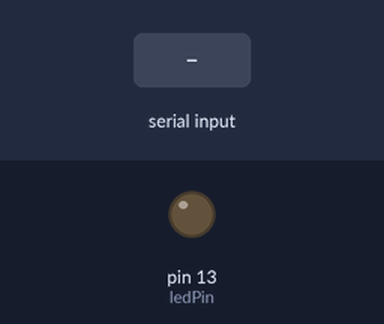
Bench run of a sketch on a simulated Arduino Uno, built with avr-gcc and run on an emulated ATmega328P. Shown: output pins drawn as LEDs (lit = HIGH). The inputs (shaded band) are chosen by the test bench.

Above: at 1.2 s.
1.3 s: "1" received over Serial
At 1.8 s:
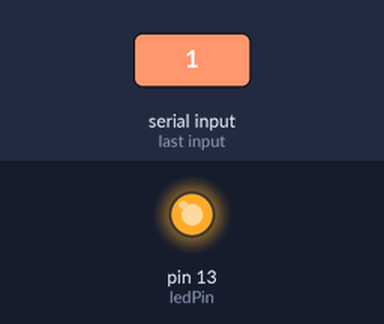
2.8 s: "0" received over Serial
At 4.2 s:
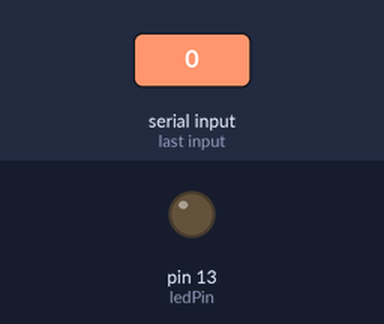
Timing chart, 0 to 5.8 s (numbered marks = the images above; inputs shaded):
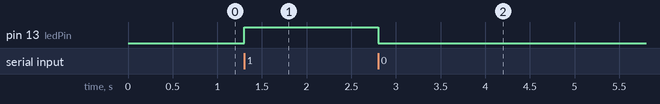

Measured:
- after the input at 1.3 s, pin 13 (ledPin): LOW → HIGH at once
- after the input at 2.8 s, pin 13 (ledPin): HIGH → LOW at once

The sketch:

ws04_serialin.ino
```cpp
const int ledPin = 13;

void setup() {
  pinMode(ledPin, OUTPUT);
  Serial.begin(9600);
}


void loop() {

  if (Serial.available() > 0) {
    int inRead = Serial.read();

    if (inRead == '1') {
        digitalWrite(ledPin, HIGH);
      } else if (inRead == '0') {
        digitalWrite(ledPin, LOW);
        }
  /*
    switch (inRead) {
      case '1':
        digitalWrite(ledPin, HIGH);
        break;

      case '0':
        digitalWrite(ledPin, LOW);
      default:
        digitalWrite(ledPin, LOW);
     } */

    delay(100);
  }
}
```
